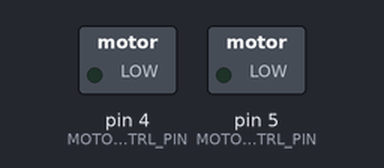
A sketch run on a simulated Arduino Uno, built with avr-gcc and run on an emulated ATmega328P. Shown: switched loads named in the sketch (green lamp = pin HIGH).

Above: at 0.05 s.
At 2.0 s:
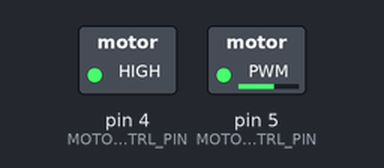
At 5.55 s:
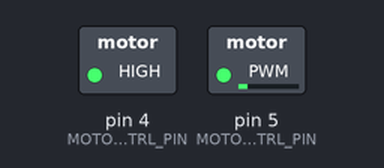
At 10.45 s:
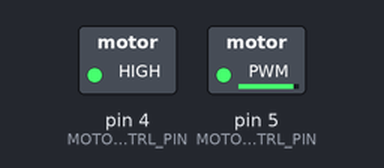
Timing chart, 0 to 13.7 s (numbered marks = the images above):
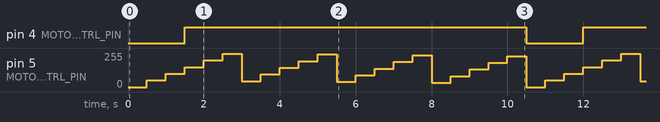

The sketch:

rover-elrs-PWM-8871-1.ino
```cpp
// Define pins for each RC channel
int aileronPin = 14;   // Channel 1 (Throttle) // D5
int elevatorPin = 12;  // Channel 2 (Steering) // D6

// Motor control pins
const int MOTOR1_CTRL_PIN = 4; // GPIO4 (D2)
const int MOTOR2_CTRL_PIN = 5; // GPIO5 (D1)

const int PWM_MAX = 1023;  // ESP8266 PWM range is 0-1023
const int PWM_STOP = PWM_MAX / 2;  // ~511 or 512

void setup() {
  pinMode(MOTOR1_CTRL_PIN, OUTPUT);
  pinMode(MOTOR2_CTRL_PIN, OUTPUT);
  Serial.begin(9600);
}


void loop() {
  for (int pwm = 0; pwm <= PWM_MAX; pwm += 50) {

    // Apply the PWM value to both motors
    analogWrite(MOTOR1_CTRL_PIN, pwm);
    analogWrite(MOTOR2_CTRL_PIN, pwm);

    // Wait a moment at this PWM value
    delay(500);
  }
}
```

Measured:
- by itself, pin 4 (MOTOR1_CTRL_PIN): alternates HIGH for 9.0 s and LOW for 1.5 s
- by itself, pin 5 (MOTOR2_CTRL_PIN): moves between 0/255 and 250/255, repeating every 10.5 s
